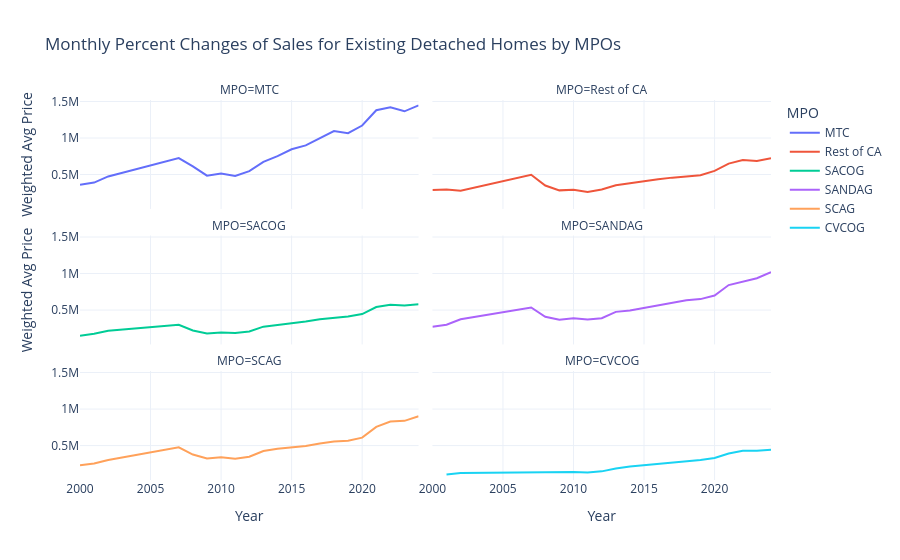

The cell this chart's notebook holds for it:
### Code cell
# only looking at MPOs

price_mpo =  merged_df.groupby(['Year', 'MPO']).apply(
    lambda x: pd.Series({
        'Weighted Avg Price': x['Weighted Price'].sum() / x['Population'].sum()
    })
).reset_index()

display(weighted_avg_county_df)

fig = px.line(price_mpo, x='Year', y="Weighted Avg Price", color='MPO', facet_col = 'MPO', template='plotly_white',
               facet_col_wrap=2, title='Monthly Percent Changes of Sales for Existing Detached Homes by MPOs',
                 labels={
                     "Percent Change": "Percent Diff"
                 })

fig.update_layout(yaxis_title = None)

fig.show()

### Figure 1 — Plotly figure (JSON) as saved in the notebook; plotly's stock layout.template omitted (floating-point values rounded to 4 significant figures)
{"data": [{"hovertemplate": "MPO=MTC<br>Year=%{x}<br>Weighted Avg Price=%{y}<extra></extra>", "legendgroup": "MTC", "line": {"color": "#636efa", "dash": "solid"}, "marker": {"symbol": "circle"}, "mode": "lines", "name": "MTC", "orientation": "v", "showlegend": true, "type": "scatter", "x": [2000, 2001, 2002, 2007, 2008, 2009, 2010, 2011, 2012, 2013, 2014, 2015, 2016, 2017, 2018, 2019, 2020, 2021, 2022, 2023, 2024], "xaxis": "x5", "y": [358900.0, 389600.0, 473700.0, 725400.0, 610900.0, 484500.0, 515200.0, 480300.0, 547200.0, 674400.0, 752400.0, 845600.0, 899600.0, 992700.0, 1096000.0, 1067000.0, 1171000.0, 1380000.0, 1422000.0, 1366000.0, 1446000.0], "yaxis": "y5"}, {"hovertemplate": "MPO=Rest of CA<br>Year=%{x}<br>Weighted Avg Price=%{y}<extra></extra>", "legendgroup": "Rest of CA", "line": {"color": "#EF553B", "dash": "solid"}, "marker": {"symbol": "circle"}, "mode": "lines", "name": "Rest of CA", "orientation": "v", "showlegend": true, "type": "scatter", "x": [2000, 2001, 2002, 2007, 2008, 2009, 2010, 2011, 2012, 2013, 2014, 2015, 2016, 2017, 2018, 2019, 2020, 2021, 2022, 2023, 2024], "xaxis": "x6", "y": [288600.0, 296200.0, 277300.0, 497400.0, 349800.0, 283200.0, 290200.0, 262600.0, 294000.0, 352300.0, 381000.0, 410400.0, 435600.0, 457600.0, 475100.0, 491300.0, 549800.0, 649400.0, 697700.0, 684700.0, 721800.0], "yaxis": "y6"}, {"hovertemplate": "MPO=SACOG<br>Year=%{x}<br>Weighted Avg Price=%{y}<extra></extra>", "legendgroup": "SACOG", "line": {"color": "#00cc96", "dash": "solid"}, "marker": {"symbol": "circle"}, "mode": "lines", "name": "SACOG", "orientation": "v", "showlegend": true, "type": "scatter", "x": [2000, 2001, 2002, 2007, 2008, 2009, 2010, 2011, 2012, 2013, 2014, 2015, 2016, 2017, 2018, 2019, 2020, 2021, 2022, 2023, 2024], "xaxis": "x3", "y": [147270, 175000.0, 215500.0, 299237, 220800.0, 180200.0, 193400.0, 184800.0, 207500.0, 273100.0, 296600.0, 317200.0, 344400.0, 373500.0, 393100.0, 410500.0, 444700.0, 541000.0, 572000.0, 563200.0, 578700.0], "yaxis": "y3"}, {"hovertemplate": "MPO=SANDAG<br>Year=%{x}<br>Weighted Avg Price=%{y}<extra></extra>", "legendgroup": "SANDAG", "line": {"color": "#ab63fa", "dash": "solid"}, "marker": {"symbol": "circle"}, "mode": "lines", "name": "SANDAG", "orientation": "v", "showlegend": true, "type": "scatter", "x": [2000, 2001, 2002, 2007, 2008, 2009, 2010, 2011, 2012, 2013, 2014, 2015, 2016, 2017, 2018, 2019, 2020, 2021, 2022, 2023, 2024], "xaxis": "x4", "y": [271920, 299500.0, 373300.0, 535776, 408700.0, 367600.0, 386985, 369745, 388820, 475245, 493765, 530730, 560000, 605000, 635250, 650000, 698500, 842225, 893500, 935000, 1020000], "yaxis": "y4"}, {"hovertemplate": "MPO=SCAG<br>Year=%{x}<br>Weighted Avg Price=%{y}<extra></extra>", "legendgroup": "SCAG", "line": {"color": "#FFA15A", "dash": "solid"}, "marker": {"symbol": "circle"}, "mode": "lines", "name": "SCAG", "orientation": "v", "showlegend": true, "type": "scatter", "x": [2000, 2001, 2002, 2007, 2008, 2009, 2010, 2011, 2012, 2013, 2014, 2015, 2016, 2017, 2018, 2019, 2020, 2021, 2022, 2023, 2024], "xaxis": "x", "y": [230400.0, 255300.0, 302100.0, 476900.0, 377500.0, 323700.0, 341200.0, 320900.0, 346700.0, 426000.0, 456000.0, 473400.0, 495300.0, 529900.0, 555100.0, 566300.0, 608600.0, 756200.0, 830600.0, 838500.0, 902300.0], "yaxis": "y"}, {"hovertemplate": "MPO=CVCOG<br>Year=%{x}<br>Weighted Avg Price=%{y}<extra></extra>", "legendgroup": "CVCOG", "line": {"color": "#19d3f3", "dash": "solid"}, "marker": {"symbol": "circle"}, "mode": "lines", "name": "CVCOG", "orientation": "v", "showlegend": true, "type": "scatter", "x": [2001, 2002, 2010, 2011, 2012, 2013, 2014, 2015, 2016, 2017, 2018, 2019, 2020, 2021, 2022, 2023, 2024], "xaxis": "x2", "y": [103612, 126100.0, 138100.0, 132300.0, 147200.0, 186700.0, 215500.0, 233000.0, 250400.0, 270200.0, 286200.0, 301800.0, 330100.0, 392200.0, 429500.0, 430500.0, 443900.0], "yaxis": "y2"}], "layout": {"annotations": [{"font": {}, "showarrow": false, "text": "MPO=SCAG", "x": 0.245, "xanchor": "center", "xref": "paper", "y": 0.2867, "yanchor": "bottom", "yref": "paper"}, {"font": {}, "showarrow": false, "text": "MPO=CVCOG", "x": 0.755, "xanchor": "center", "xref": "paper", "y": 0.2867, "yanchor": "bottom", "yref": "paper"}, {"font": {}, "showarrow": false, "text": "MPO=SACOG", "x": 0.245, "xanchor": "center", "xref": "paper", "y": 0.6433, "yanchor": "bottom", "yref": "paper"}, {"font": {}, "showarrow": false, "text": "MPO=SANDAG", "x": 0.755, "xanchor": "center", "xref": "paper", "y": 0.6433, "yanchor": "bottom", "yref": "paper"}, {"font": {}, "showarrow": false, "text": "MPO=MTC", "x": 0.245, "xanchor": "center", "xref": "paper", "y": 1.0, "yanchor": "bottom", "yref": "paper"}, {"font": {}, "showarrow": false, "text": "MPO=Rest of CA", "x": 0.755, "xanchor": "center", "xref": "paper", "y": 1.0, "yanchor": "bottom", "yref": "paper"}], "legend": {"title": {"text": "MPO"}, "tracegroupgap": 0}, "title": {"text": "Monthly Percent Changes of Sales for Existing Detached Homes by MPOs"}, "xaxis": {"anchor": "y", "domain": [0, 0.49], "title": {"text": "Year"}}, "xaxis2": {"anchor": "y2", "domain": [0.51, 1], "matches": "x", "title": {"text": "Year"}}, "xaxis3": {"anchor": "y3", "domain": [0, 0.49], "matches": "x", "showticklabels": false}, "xaxis4": {"anchor": "y4", "domain": [0.51, 1], "matches": "x", "showticklabels": false}, "xaxis5": {"anchor": "y5", "domain": [0, 0.49], "matches": "x", "showticklabels": false}, "xaxis6": {"anchor": "y6", "domain": [0.51, 1], "matches": "x", "showticklabels": false}, "yaxis": {"anchor": "x", "domain": [0, 0.2867], "title": {}}, "yaxis2": {"anchor": "x2", "domain": [0, 0.2867], "matches": "y", "showticklabels": false}, "yaxis3": {"anchor": "x3", "domain": [0.3567, 0.6433], "matches": "y", "title": {"text": "Weighted Avg Price"}}, "yaxis4": {"anchor": "x4", "domain": [0.3567, 0.6433], "matches": "y", "showticklabels": false}, "yaxis5": {"anchor": "x5", "domain": [0.7133, 1.0], "matches": "y", "title": {"text": "Weighted Avg Price"}}, "yaxis6": {"anchor": "x6", "domain": [0.7133, 1.0], "matches": "y", "showticklabels": false}}}
